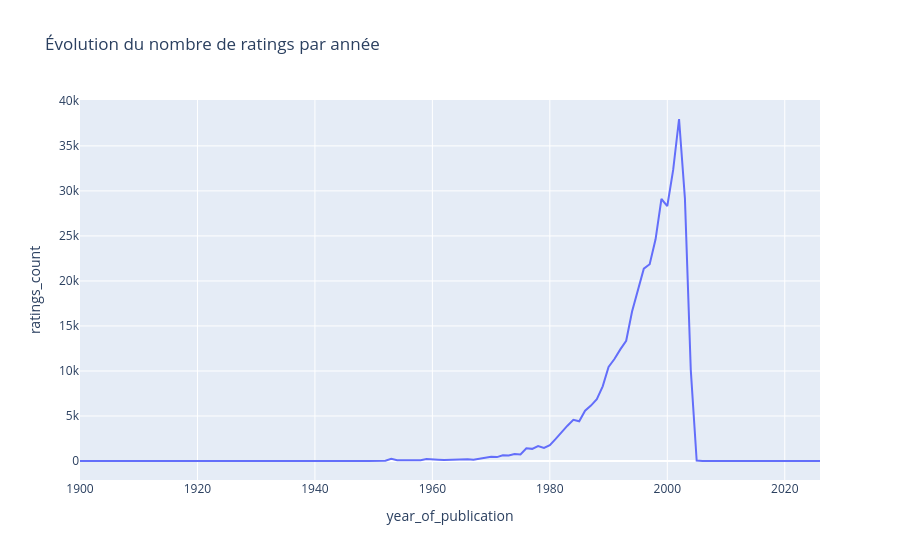

The notebook cell this image was saved under:
### Markdown cell above
### Distribution par année

### Code cell
year_stats = (
    popularity.groupby("year_of_publication")["ratings_count"]
    .sum()
    .reset_index()
)

fig = px.line(
    year_stats,
    x="year_of_publication",
    y="ratings_count",
    title="Évolution du nombre de ratings par année",
)

fig.show()

### Figure 1 — Plotly figure (JSON) as saved in the notebook; plotly's stock layout.template omitted (floating-point values rounded to 4 significant figures)
{"data": [{"hovertemplate": "year_of_publication=%{x}<br>ratings_count=%{y}<extra></extra>", "legendgroup": "", "line": {"color": "#636efa", "dash": "solid"}, "marker": {"symbol": "circle"}, "mode": "lines", "name": "", "orientation": "v", "showlegend": false, "type": "scatter", "x": [1900.0, 1901.0, 1902.0, 1904.0, 1906.0, 1908.0, 1911.0, 1920.0, 1923.0, 1924.0, 1925.0, 1926.0, 1927.0, 1928.0, 1929.0, 1930.0, 1931.0, 1932.0, 1933.0, 1934.0, 1935.0, 1936.0, 1937.0, 1938.0, 1939.0, 1940.0, 1941.0, 1942.0, 1943.0, 1944.0, 1945.0, 1946.0, 1947.0, 1948.0, 1949.0, 1950.0, 1951.0, 1952.0, 1953.0, 1954.0, 1955.0, 1956.0, 1957.0, 1958.0, 1959.0, 1960.0, 1961.0, 1962.0, 1963.0, 1964.0, 1965.0, 1966.0, 1967.0, 1968.0, 1969.0, 1970.0, 1971.0, 1972.0, 1973.0, 1974.0, 1975.0, 1976.0, 1977.0, 1978.0, 1979.0, 1980.0, 1981.0, 1982.0, 1983.0, 1984.0, 1985.0, 1986.0, 1987.0, 1988.0, 1989.0, 1990.0, 1991.0, 1992.0, 1993.0, 1994.0, 1995.0, 1996.0, 1997.0, 1998.0, 1999.0, 2000.0, 2001.0, 2002.0, 2003.0, 2004.0, 2005.0, 2006.0, 2010.0, 2011.0, 2020.0, 2021.0, 2026.0], "xaxis": "x", "y": [1, 4, 3, 1, 1, 3, 8, 39, 16, 1, 3, 3, 7, 2, 12, 34, 2, 6, 1, 1, 3, 10, 6, 11, 6, 18, 6, 16, 8, 2, 12, 23, 11, 12, 13, 26, 40, 42, 239, 89, 81, 63, 116, 90, 217, 145, 146, 116, 136, 148, 231, 182, 131, 217, 324, 463, 435, 635, 605, 784, 728, 1409, 1349, 1652, 1455, 1769, 2456, 3241, 3924, 4584, 4411, 5590, 6159, 6864, 8299, 10458, 11328, 12400, 13354, 16596, 19103, 21361, 21857, 24625, 29100, 28321, 32331, 37986, 29166, 10097, 52, 1, 2, 1, 3, 2, 3], "yaxis": "y"}], "layout": {"legend": {"tracegroupgap": 0}, "title": {"text": "Évolution du nombre de ratings par année"}, "xaxis": {"anchor": "y", "domain": [0, 1], "title": {"text": "year_of_publication"}}, "yaxis": {"anchor": "x", "domain": [0, 1], "title": {"text": "ratings_count"}}}}
